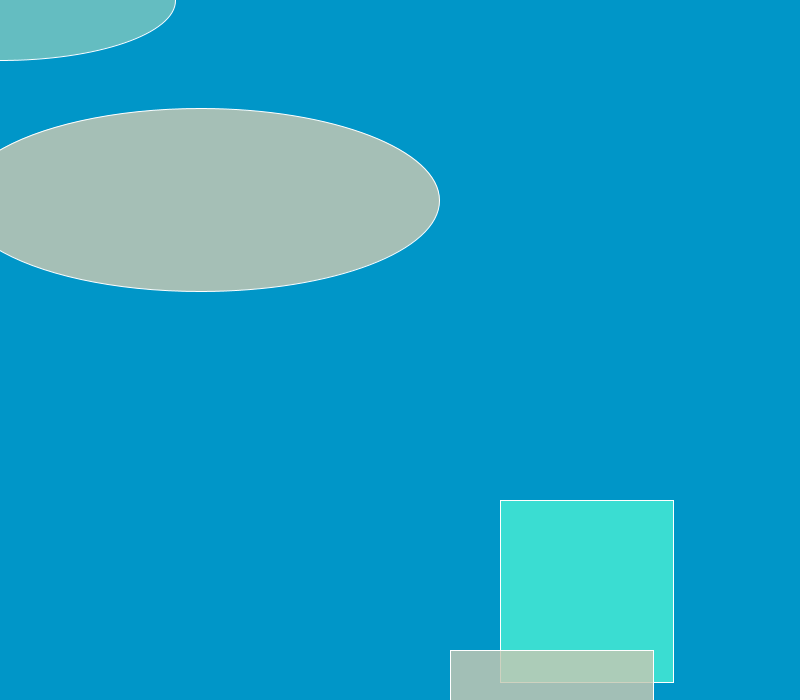
Frame 1 (no input)
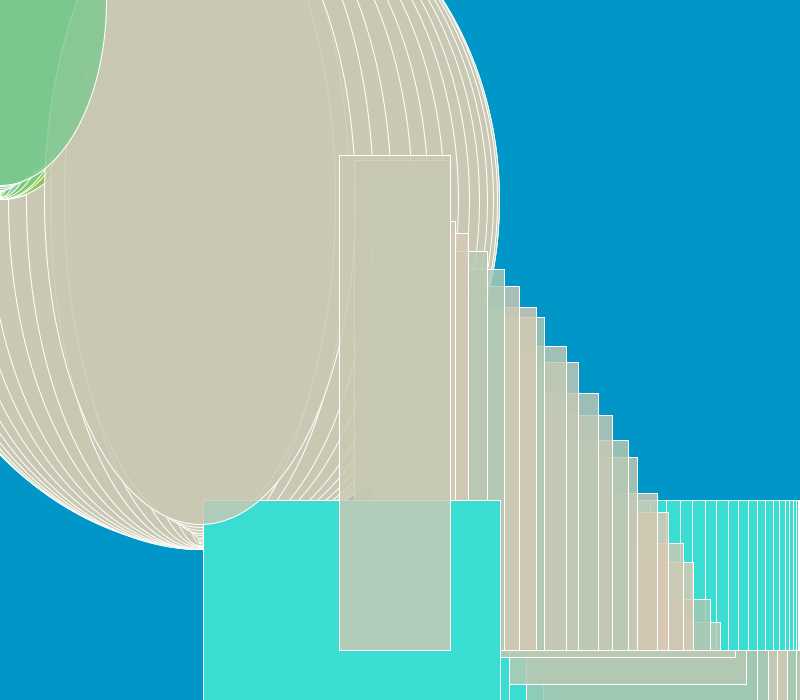
Frame 60 (the mouse pressed at the canvas centre just before this capture)
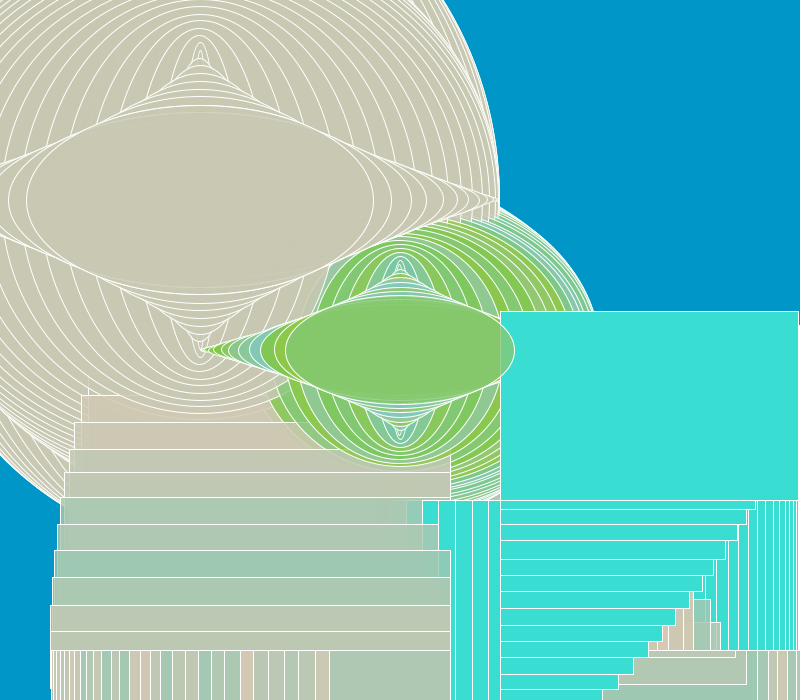
Frame 120 (the mouse held since frame 60 and released just before this capture)

The Processing sketch that drew these frames (run headless with seeded random() and noise(); from frame 60 on, the mouse is pressed at the canvas centre):

// Processing sketch: processing_78361
// ── processing_78361.pde

int timer;
void setup() {
  timer=millis();
  size(800,700);
  background(0,150,200);
}
void draw(){
  if(millis()-timer>3*1000){
    background(random(255),random(255),random(255));
    timer=millis();}
  
  strokeWeight(1);
  stroke(255,255,255);
  fill(random(58,50),random(221,50),random(210,50),255);
  rect(500,500,300*sin(millis()/300.0),700*sin(millis()/700.0));
  fill(random(200,120),random(200,190),random(178,90),210);
  ellipse(200,200,600*sin(millis()/200.0),700*sin(millis()/700.0));
  fill(random(155,220),random(200,190),random(178,90),210);
  rect(450,650,400*sin(millis()/400.0),500*sin(millis()/300.0));
  fill(random(120,150),random(200,120),random(44,199),200);
  ellipse(mouseX,mouseY,400*sin(millis()/200.0),400*sin(millis()/700.0));
}
  
